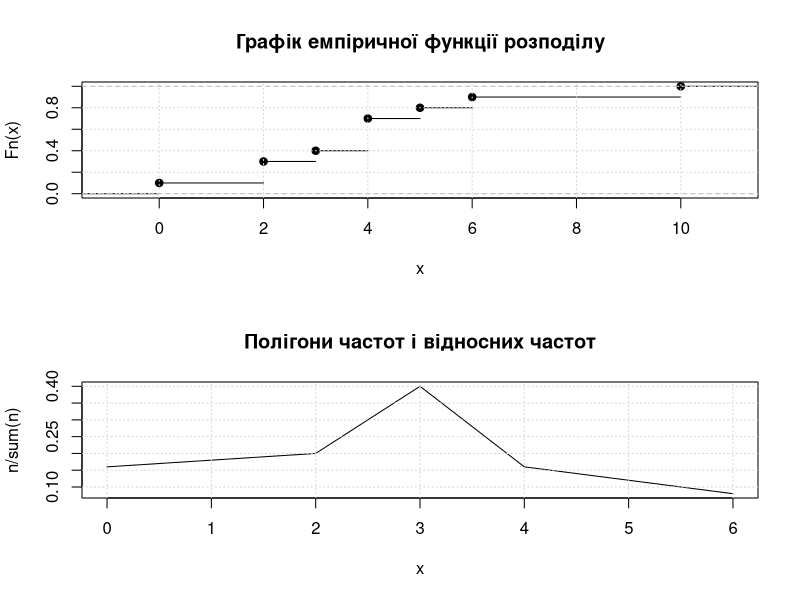

Write the R code that produced this figure.
# Задамо значення вибірок
x <- c(0, 2, 3, 4, 6)
n <- c(4, 5, 10, 4, 2)

# Вмістимо два графіка на екрані
par(mfrow = c(2, 1))

# Малюємо графік емпіричної функції розподілу
plot(ecdf(rbind(x, n)), main = "Графік емпіричної функції розподілу")
grid() # Додаємо сітку на фон

# Будуємо полігони частот і відносних частот
plot(x, n / sum(n), type = "l", main = "Полігони частот і відносних частот")
grid()
